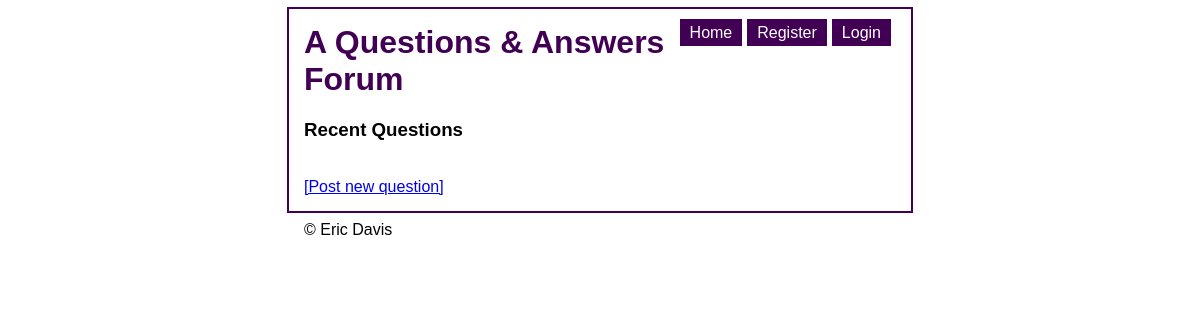
The page /index on the database as committed earlier.
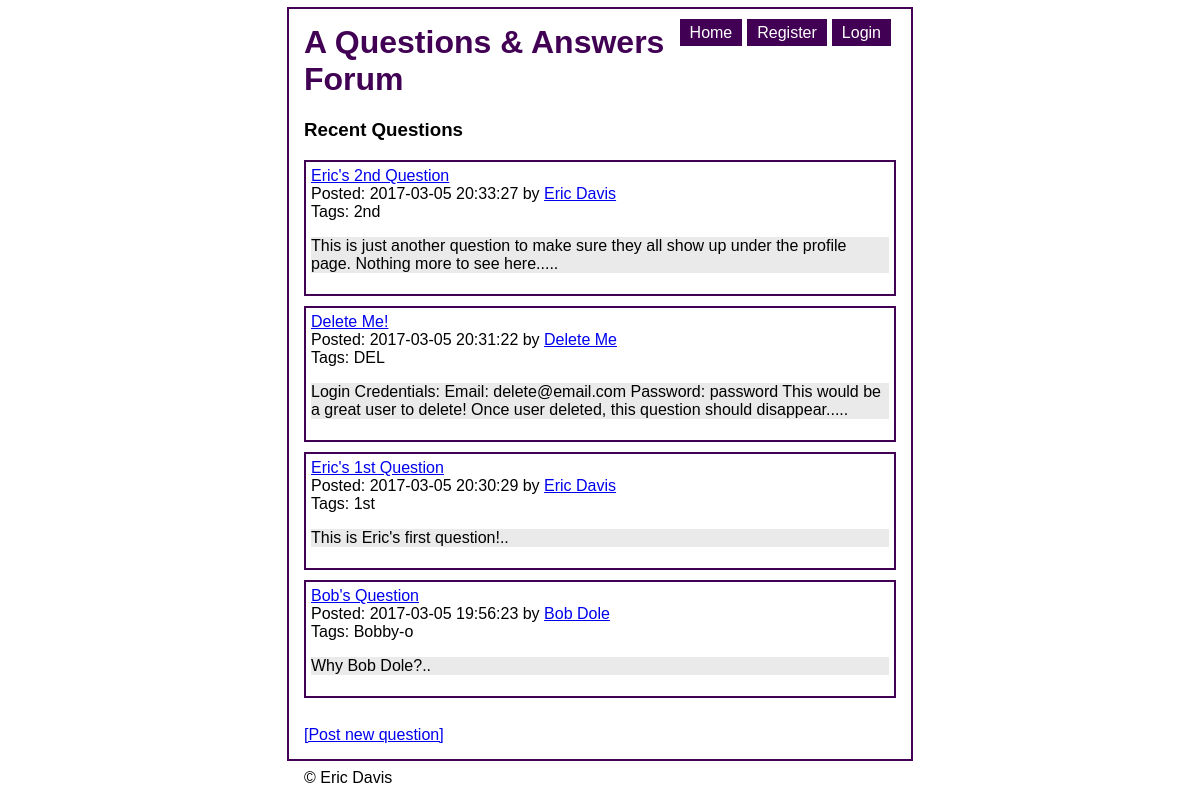
The same page on the database as committed later.
### tables this page shows
CREATE TABLE Questions (QuestionID INTEGER PRIMARY KEY AUTOINCREMENT NOT NULL, Date DATE NOT NULL, Title TEXT NOT NULL, Content TEXT NOT NULL, Tags TEXT, UserID INTEGER REFERENCES Users (UserID) NOT NULL);

### controllers/questions.inc (called while the page is built, shortened)
<?php
include_once "include/util.inc";
include_once "models/questions_model.inc";
function get_questions($params)
{
	$data = retrieveRecentQuestions();
	renderTemplate(
        "views/recent_questions_view.inc",
        array(
            'title' => 'A Questions & Answers Forum',
            'subtitle' => 'Recent Questions',
            'data' => $data
        )
    );
}

### controllers/index.inc (called while the page is built)
<?php
include_once "include/util.inc";
include_once "controllers/questions.inc";
function get_index($params) {
    get_questions($params);
}

### models/questions_model.inc (called while the page is built, shortened)
<?php
include_once 'models/db.inc';
function retrieveRecentQuestions()
{
	global $db;
	$sql = 'SELECT * FROM Questions ORDER BY Date DESC LIMIT 5';
	$statement = $db -> prepare($sql);
	$statement -> execute();
	return $statement -> fetchAll(PDO::FETCH_ASSOC);
}

### views/cache_recent_questions_view.inc (the view, shortened to what this page needs)
<?php include_once 'include/util.inc' ?>
<!DOCTYPE html>
<html>
	<head>
		<link rel="stylesheet" href="/lab/lab3/css/style.css" />
	</head>
	<body>
		<div id="content-wrapper">
			<div id="nav">
				<ul>
					<?php if (isLoggedIn()) : ?>
						<li><a href="/lab/lab3/logout">Logout</a></li>
						<li><a href="/lab/lab3/user/view_user/<?php echo(safeParam($_SESSION, 'UserID', false)); ?>">My Profile</a></li>
					<?php  else : ?>
						<li><a href="/lab/lab3/login">Login</a></li>
						<li><a href="/lab/lab3/user/register">Register</a></li>
					<?php  endif; ?>
					<li><a href="/lab/lab3/index">Home</a></li>
				</ul>
			</div>
<h1> <?php echo( $title ); ?></h1>
<h3><?php echo( $subtitle ); ?></h3>
<?php foreach ($data as $row): ?>
	<div class="question">
		<a href="/lab/lab3/questions/view_question/<?php echo($row['QuestionID']); ?>"> <?php echo( $row['Title'] ); ?></a>
		<br />
		Posted: <?php echo( $row['Date'] ); ?> by <a href='/lab/lab3/user/view_user/<?php echo( $row['UserID'] ); ?>'><?php echo( $row['Author'] ); ?></a>
		<br />
		<?php echo( ($row['Tags']) ? "Tags: " . $row['Tags'] : '' ); ?>
		<p class="question-content"> <?php echo( substr($row['Content'], 0, 240).".." ); ?></p>
	</div>
<?php endforeach ?>
<br />
<a href="/lab/lab3/questions/post_question/">[Post new question]</a>
	</div>
	<footer>
		&copy; Eric Davis
	</footer>
</body>
</html>

### urlrouter.php (shortened to what this page needs)
<?php
function routeUrl() {
    $method = $_SERVER['REQUEST_METHOD'];
    $requestURI = explode('/', $_SERVER['REQUEST_URI']);
    $scriptName = explode('/', $_SERVER['SCRIPT_NAME']);
    for ($i = 0; $i < sizeof($scriptName); $i++) {
        if (strtolower($requestURI[$i]) == strtolower($scriptName[$i])) {
            unset($requestURI[$i]);
        }
    }
    $command = array_values($requestURI);
    $controller = 'controllers/' . $command[0] . '.inc';
    $func = strtolower($method) . '_' . (isset($command[1]) ? $command[1] : 'index');
    $params = array_slice($command, 2);
    if (file_exists($controller)) {
        if (function_exists($func)) {
            $func($params);
            exit();
        }
        else {
            die("Command '$func' doesn't exist.");
        }
    } else {
        die("Controller '$controller' doesn't exist.");
    }
}
routeUrl();

### include/util.inc (shortened to what this page needs)
<?php
function isLoggedIn() {
    return false;
}
function __cacheName($view) {
    $cachePath = explode('/', $view);
    $idx = sizeof($cachePath) - 1;
    $cachePath[$idx] = 'cache_' . $cachePath[$idx];
    return implode('/', $cachePath);
}
function renderTemplate($view, $params) {
    $cacheName = __cacheName($view);
    if (file_exists($cacheName) && (filemtime($cacheName) >= filemtime($view))) {
        $contents = file_get_contents($cacheName);
    }
    extract($params);
    eval("?>" . $contents);
    $result = ob_get_contents();
    echo $result;
}
?>

### css/style.css (style rules this page uses)
body { font-family: helvetica, arial; }
.question { border: 2px solid #410054; margin-bottom: 10px; padding: 5px; }
#content-wrapper { width: 50%; margin-left: auto; margin-right: auto; margin-top: 2%; outline: 2px solid #410054; outline-offset: 15px; }
.question-content { background-color: #eaeaea; }
h1 { color: #410054; }
footer { width: 50%; margin-left: auto; margin-right: auto; margin-top: 25px; }
#nav li { border-right: 5px solid #ffffff; display: inline; float: right; text-align: center; }
#nav a { background-color: #410054; color: white; padding: 5px 10px 5px 10px; text-decoration: none; }

Rows that differ between the two databases and show on the page:
added questions: Title "Eric's 2nd Question", Date "2017-03-05 20:33:27", Author "Eric Davis", Tags "2nd", Content "This is just another question to make sure they all show up under the profile page. Nothing more to see here..."
added questions: Title "Delete Me!", Date "2017-03-05 20:31:22", Author "Delete Me", Tags "DEL", Content "Login Credentials: Email: delete@email.com Password: password This would be a great user to delete! Once user deleted, this question should disappear..."
added questions: Title "Eric's 1st Question", Date "2017-03-05 20:30:29", Author "Eric Davis", Tags "1st", Content "This is Eric's first question!"
added questions: Title "Bob's Question", Date "2017-03-05 19:56:23", Author "Bob Dole", Tags "Bobby-o", Content "Why Bob Dole?"
